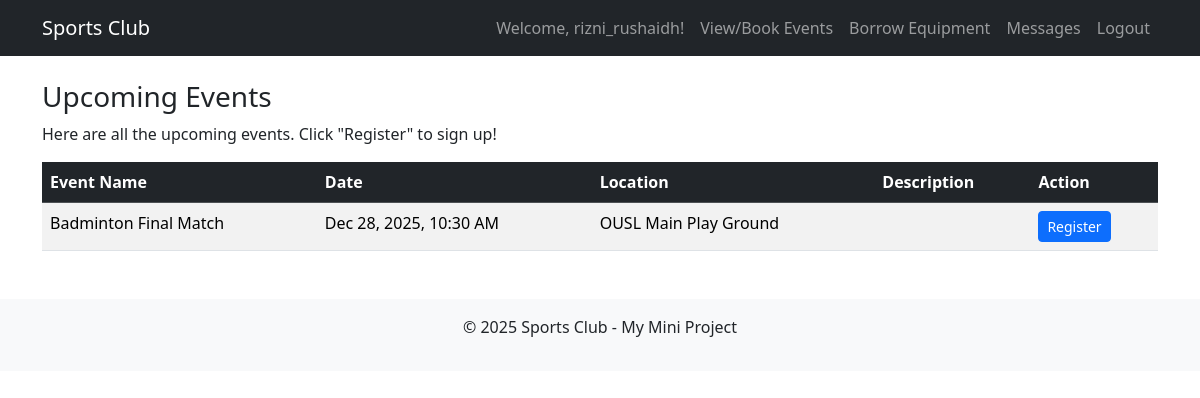
The page /member_events.php (signed in) on the database its author committed.
### tables this page shows
CREATE TABLE `events` (
  `event_id` int(11) NOT NULL,
  `event_name` varchar(100) NOT NULL,
  `description` text DEFAULT NULL,
  `event_date` datetime NOT NULL,
  `location` varchar(100) DEFAULT NULL
);

### member_events.php (the view, shortened to what this page needs)
<?php
include 'header.php';
include 'db_connect.php';
$member_id = $_SESSION['member_id'];
$registrations_sql = "SELECT event_id FROM EventRegistrations WHERE member_id = ?";
$stmt = $conn->prepare($registrations_sql);
$stmt->bind_param("i", $member_id);
$stmt->execute();
$result = $stmt->get_result();
$registered_events = [];
while ($row = $result->fetch_assoc()) {
    $registered_events[] = $row['event_id'];
}
?>
<h3>Upcoming Events</h3>
<p>Here are all the upcoming events. Click "Register" to sign up!</p>
<table class="table table-striped table-hover">
    <thead class="table-dark">
        <tr>
            <th>Event Name</th>
            <th>Date</th>
            <th>Location</th>
            <th>Description</th>
            <th>Action</th>
        </tr>
    </thead>
    <tbody>
        <?php
        $sql = "SELECT * FROM Events WHERE event_date >= NOW() ORDER BY event_date ASC";
        $result = $conn->query($sql);
        if ($result->num_rows > 0) {
            while($row = $result->fetch_assoc()) {
                echo "<tr>";
                echo "<td>" . htmlspecialchars($row['event_name']) . "</td>";
                echo "<td>" . date('M j, Y, g:i A', strtotime($row['event_date'])) . "</td>";
                echo "<td>" . htmlspecialchars($row['location']) . "</td>";
                echo "<td>" . htmlspecialchars($row['description']) . "</td>";
                echo "<td>";
                if (in_array($row['event_id'], $registered_events)) {
                    echo "<button class='btn btn-sm btn-success' disabled>Registered</button>";
                } else {
                    echo "<a href='register_event_process.php?event_id=" . $row['event_id'] . "' class='btn btn-sm btn-primary'>Register</a>";
                }
                echo "</td>";
                echo "</tr>";
            }
        } else {
            echo "<tr><td colspan='5' class='text-center'>No upcoming events found.</td></tr>";
        }
        ?>
    </tbody>
</table>
<?php
include 'footer.php';
?>

### rows shown on the page
events: event_name "Badminton Final Match", event_date "Dec 28, 2025, 10:30 AM", location "OUSL Main Play Ground"

### other values the page prints
$_SESSION['username'] "rizni_rushaidh"
